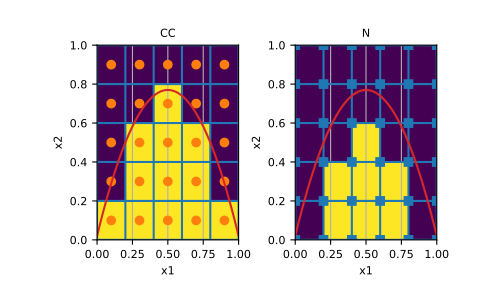

This chart was generated by the following Python code:
# Here we define the active cells below a parabola. We demonstrate the differences
# that appear when using the 'CC' and 'N' options for *reference_grid*.

import matplotlib.pyplot as plt
import numpy as np
from discretize import TensorMesh
from discretize.utils import active_from_xyz

mesh = TensorMesh([5, 5])
topo_func = lambda x: -3*(x-0.2)*(x-0.8)+.5
topo_points = np.linspace(0, 1)
topo_vals = topo_func(topo_points)
active_cc = active_from_xyz(mesh, np.c_[topo_points, topo_vals], grid_reference='CC')
active_n = active_from_xyz(mesh, np.c_[topo_points, topo_vals], grid_reference='N')

ax = plt.subplot(121)
mesh.plot_image(active_cc, ax=ax)
mesh.plot_grid(centers=True, ax=ax)
ax.plot(np.linspace(0,1), topo_func(np.linspace(0,1)), color='C3')
ax.set_title("CC")
ax = plt.subplot(122)
mesh.plot_image(active_n, ax=ax)
mesh.plot_grid(nodes=True, ax=ax)
ax.plot(np.linspace(0,1), topo_func(np.linspace(0,1)), color='C3')
ax.set_title("N")
plt.show()
